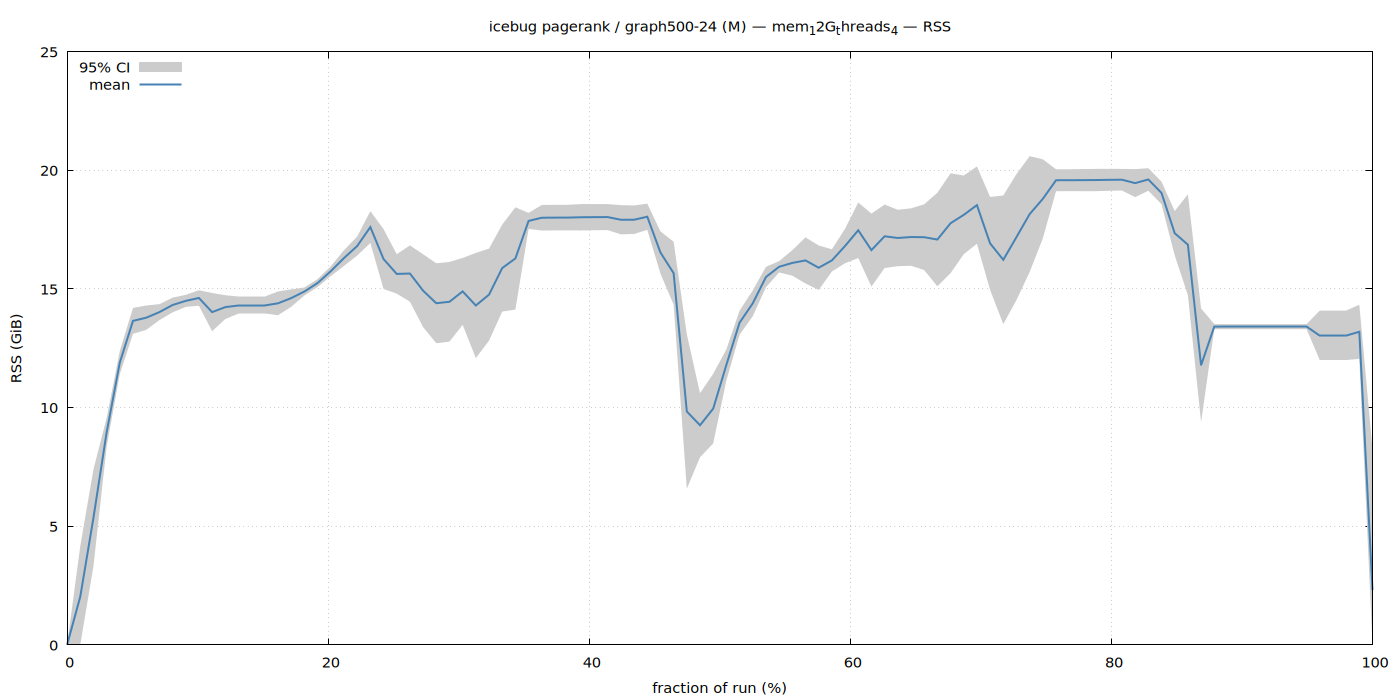

Reproduce this figure in gnuplot.
set terminal pngcairo size 1400,700 enhanced font 'Sans,11'
set output '/home/ubuntu/nvm/results/ldbd/pagerank/M/graph500-24/icebug_mem_12G_threads_4/rss.png'
set title "icebug pagerank / graph500-24 (M) — mem_12G_threads_4 — RSS"
set xlabel 'fraction of run (%)'
set ylabel 'RSS (GiB)'
set grid
set key top left
set yrange [0:*]
plot '/home/ubuntu/nvm/results/ldbd/pagerank/M/graph500-24/icebug_mem_12G_threads_4/rss.dat' using 1:3:4 with filledcurves lc rgb '#cccccc' title '95% CI', \
     '' using 1:2 with lines lw 2 lc rgb '#4682b4' title 'mean'
